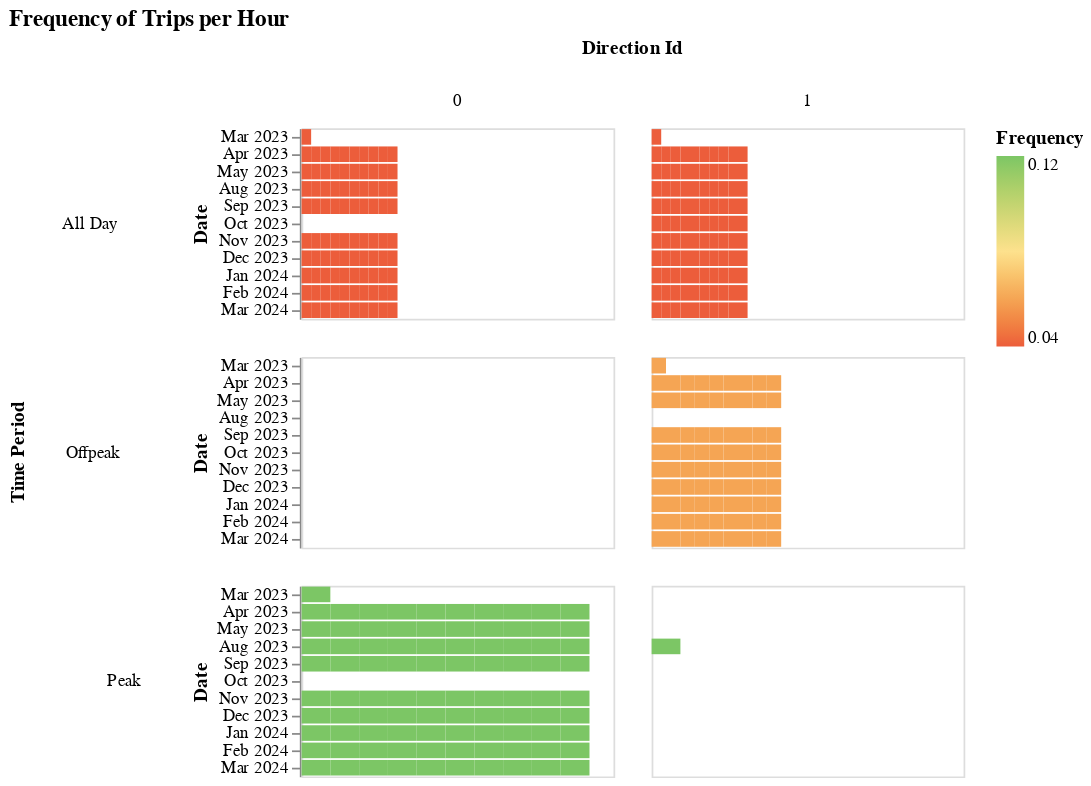

Write notebook code for a chart like this one.
### Code cell
frequency_chart(one_route)

### Figure 1 — Vega-Lite specification as saved in the notebook (floating-point values rounded to 4 significant figures; data arrays with more than 128 entries replaced by an {"elided": "..."} marker saying what was removed)
{"config": {"view": {"continuousWidth": 300, "continuousHeight": 300}}, "data": {"name": "data-46516713509e4a7c29468e8416932871"}, "mark": {"type": "bar"}, "encoding": {"color": {"field": "frequency", "scale": {"range": ["#ec5d3b", "#fde18d", "#7cc665"]}, "title": "Frequency", "type": "quantitative"}, "column": {"field": "direction_id", "title": "Direction Id", "type": "nominal"}, "row": {"field": "time_period", "header": {"labelAngle": 0}, "title": "Time Period", "type": "nominal"}, "x": {"axis": null, "field": "frequency", "title": "Frequency", "type": "quantitative"}, "y": {"axis": {"format": "%b %Y"}, "field": "service_date", "timeUnit": "yearmonthdate", "title": "Date", "type": "ordinal"}}, "height": {"step": 10}, "title": "Frequency of Trips per Hour", "width": 180, "$schema": "https://vega.github.io/schema/vega-lite/v5.14.1.json", "datasets": {"data-46516713509e4a7c29468e8416932871": {"elided": "366 records"}}}
